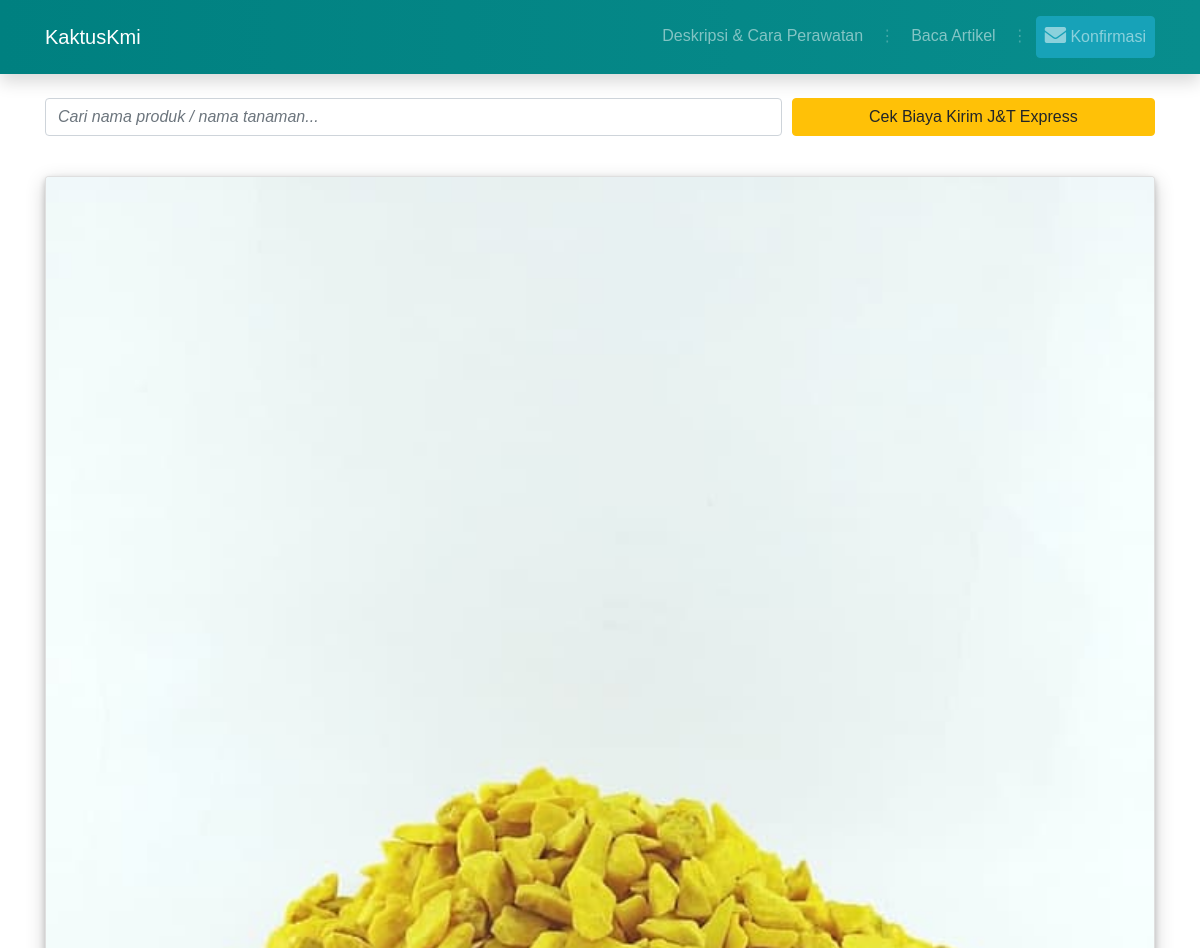
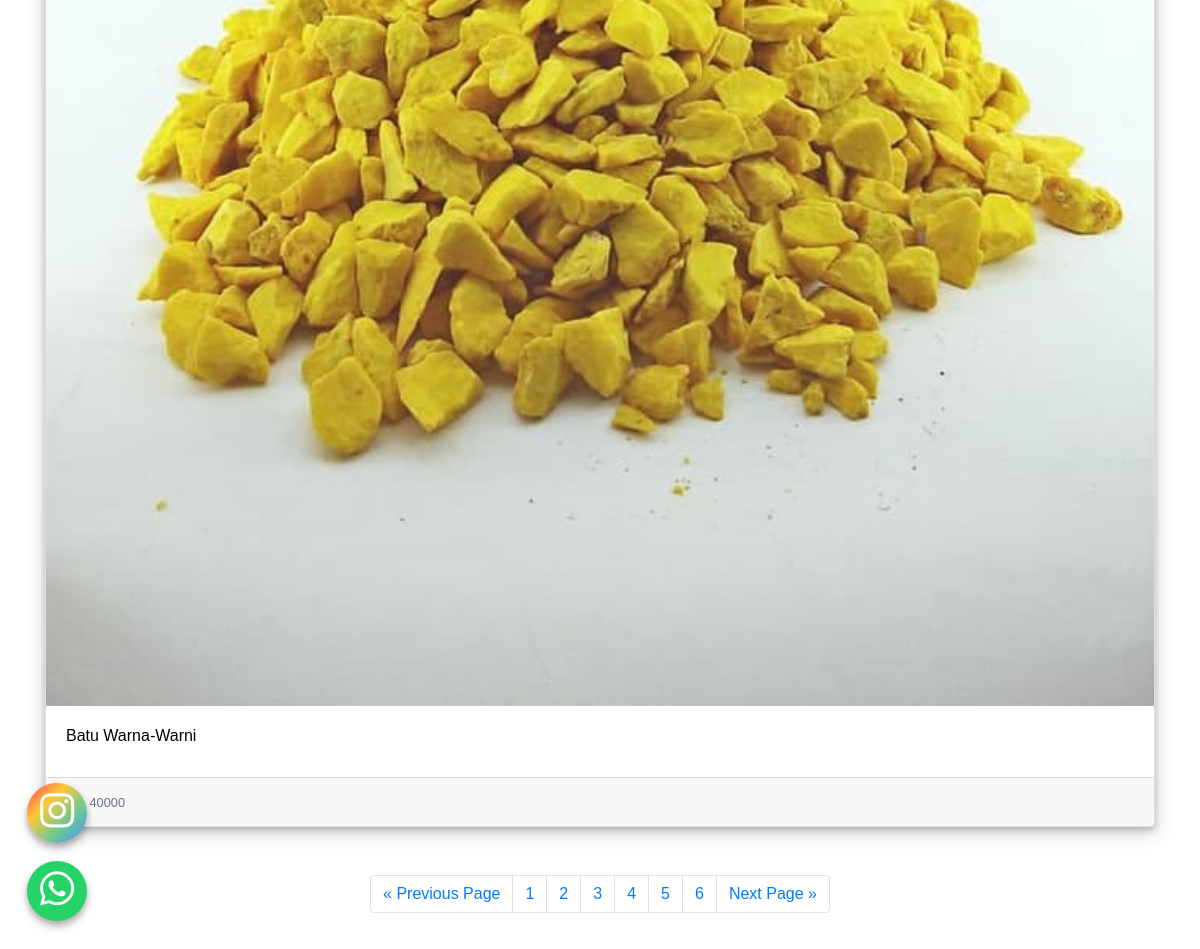
The app's page /index.php/marketplace/batu_product, older data (2 pictures, top to bottom).
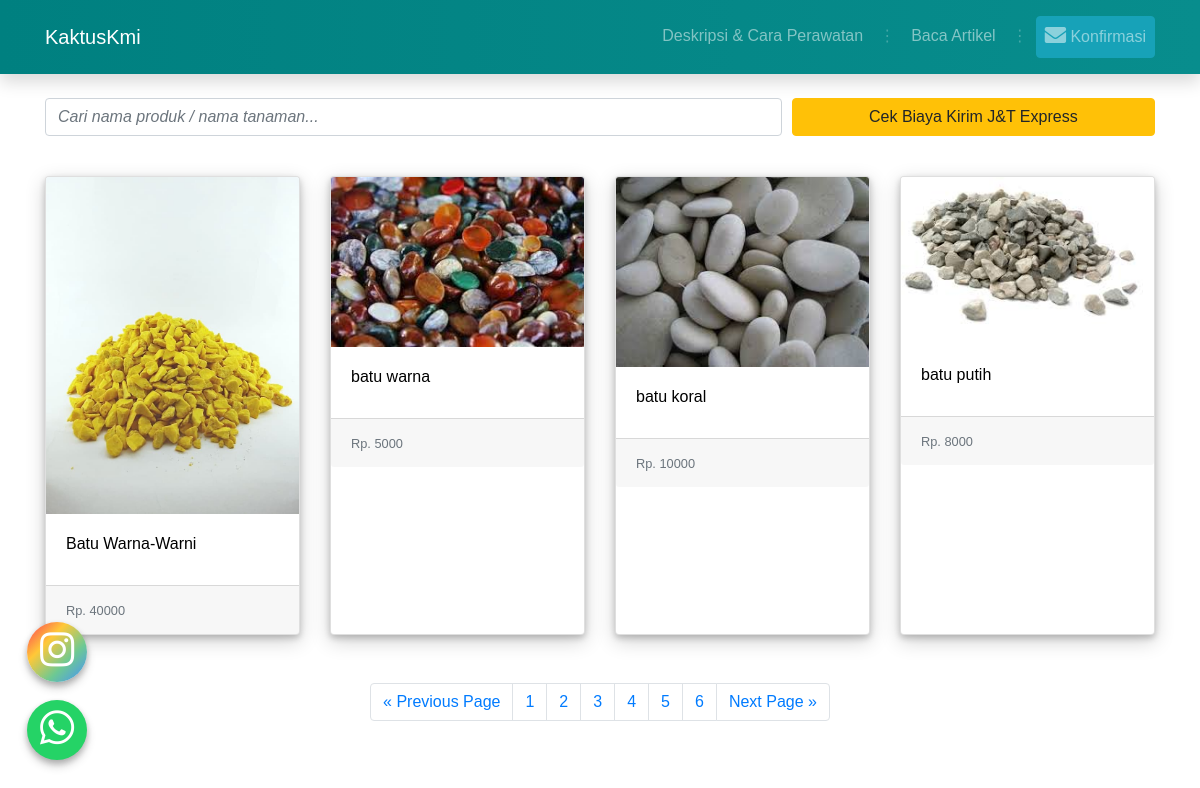
The same page, newer data.
### tables this page shows
CREATE TABLE `aksesoris` (
  `kode_aksesoris` char(5) NOT NULL,
  `nama` varchar(40) DEFAULT NULL,
  `harga` int(10) DEFAULT NULL,
  `stok` int(3) DEFAULT NULL,
  `gambar` varchar(35) DEFAULT NULL,
  `id_penjual` int(1) NOT NULL,
  `jenis_aksesoris` varchar(40) DEFAULT NULL
);

### application/controllers/Marketplace.php (called while the page is built, shortened)
<?php
    Class Marketplace extends CI_Controller
    {
        public function __construct(){
            $this->load->model('Marketplace_model');
        }
        public function batu_product()
        {
            $data['batu'] = $this->Marketplace_model->getDataBatu();
            $data['judul'] = 'Produk Batu Tanaman';
            $this->load->view('templates/header', $data);
            $this->load->view('marketplace/aksesoris/batu_product');
            $this->load->view('templates/footer');
        }
    }
?>

### index.php (called while the page is built, shortened)
<?php
require_once BASEPATH.'core/CodeIgniter.php';

### application/models/Marketplace_model.php (called while the page is built, shortened)
<?php
    class Marketplace_model extends CI_Model{
        public function getDataBatu(){
            $this->db->select("*");
            $this->db->from("aksesoris");
            $this->db->where('jenis_aksesoris = "Batu"');
            return $this->db->get()->result();
        }
    }
?>

### application/views/marketplace/aksesoris/batu_product.php (the view)
<section class="container">
	<form>
		<div class="form-row mt-4">
			<div class="form-group col-lg-8 col-md-12 col-sm-12">
				<input type="text" class="form-control font-italic" id="cari-barang"
					placeholder="Cari nama produk / nama tanaman...">
			</div>
			<div class="form-group col-lg-4 col-md-12 col-sm-12">
				<a href="http://www.jet.co.id/tariff" class="btn btn-block btn-warning" target="_blank">Cek Biaya Kirim
					J&T Express</a>
			</div>
		</div>
	</form>
</section>
<section class="container">
	<div class="card-deck my-4">
		<?php
			foreach($batu as $b){
				echo '
					<div class="card">
						<a href="'.base_url().'marketplace/detail_aksesoris/'.$b->kode_aksesoris.'"
							style="color:black; text-decoration: none;"><img src="'.base_url().'assets/img/'.$b->gambar.'"
								class="card-img-top" alt="...">
							<div class="card-body">
								<h6 class="card-title">'.$b->nama.'</h6>
							</div>
						</a>
						<div class="card-footer">
							<small class="text-muted">Rp. '.$b->harga.'</small>
						</div>
					</div>
				';
			}
		?>
	</div>
</section>
<section class="container my-5">
	<nav aria-label="Page navigation example">
		<ul class="pagination justify-content-center"">
			<li class="page-item">
				<a class="page-link" href="#" aria-label="Previous">
					<span aria-hidden="true">&laquo; Previous Page</span>
				</a>
			</li>
			<li class="page-item"><a class="page-link" href="#">1</a></li>
			<li class="page-item"><a class="page-link" href="#">2</a></li>
			<li class="page-item"><a class="page-link" href="#">3</a></li>
			<li class="page-item"><a class="page-link" href="#">4</a></li>
			<li class="page-item"><a class="page-link" href="#">5</a></li>
			<li class="page-item"><a class="page-link" href="#">6</a></li>
			<li class="page-item">
				<a class="page-link" href="#" aria-label="Next">
					<span aria-hidden="true">Next Page &raquo;</span>
				</a>
			</li>
		</ul>
	</nav>
	<a href="https://www.instagram.com/fadh.leather/" class="float-ig" target="_blank">
		<i class="fab fa-instagram my-float"></i>
	</a>
	<a href="https://api.whatsapp.com/send?phone=6281804086665&text=Hola%21%20Quisiera%20m%C3%A1s%20informaci%C3%B3n%20sobre%20Varela%202."
		class="float" target="_blank">
		<i class="fab fa-whatsapp my-float"></i>
	</a>
</section>

### application/views/templates/header.php (shortened to what this page needs)
<!doctype html>
<html lang="en">
<head>
	<link rel="stylesheet" href="https://use.fontawesome.com/releases/v5.8.1/css/all.css"
>
	<link rel="stylesheet" href="<?php echo base_url()?>assets/css/bootstrap.min.css">
	<link rel="stylesheet" href="<?php echo base_url()?>assets/css/style.css">
	<link rel="stylesheet" href="<?php echo base_url()?>assets/fonts/Dosis/Dosis.css">
</head>
<body>
	<nav class="navbar sticky-top navbar-expand-lg navbar-dark bg-dark shadow p-3">
		<div class="container">
			<a class="navbar-brand" href="<?= base_url(); ?>">
				KaktusKmi</a>
			<div class="collapse navbar-collapse" id="navbarSupportedContent">
				<ul class="navbar-nav ml-auto">
					<li class="nav-item">
						<a class="nav-link" href="<?= base_url(); ?>description/index"> Deskripsi & Cara Perawatan</a>
					</li>
					<li class="nav-item d-none d-lg-block disabled"><span class="nav-link disabled">⋮</span></li>
					<li class="nav-item">
						<a class="nav-link" href="<?= base_url(); ?>article/index"> Baca Artikel</a>
					</li>
					<li class="nav-item d-none d-lg-block disabled"><span class="nav-link disabled">⋮</span></li>
					<li class="nav-item">
						<a class="nav-link btn btn-info" href="<?= base_url(); ?>konfirmasi/index"> <i class="fas fa-envelope fa-lg"></i> Konfirmasi</a>
					</li>
				</ul>
			</div>
		</div>
	</nav>

### application/views/templates/footer.php (shortened to what this page needs)
  </body>
</html>

### assets/css/style.css (style rules this page uses)
.float { position: fixed; width: 60px; height: 60px; bottom: 40px; left: 27px; background-color: #25d366; color: #FFF; border-radius: 50px; text-align: center; font-size: 39px; box-shadow: 0 3px 6px 0 rgba(0, 0, 0, 0.2), 0 6px 10px 0 rgba(0, 0, 0, 0.19); z-index: 100; }
.float-ig { position: fixed; width: 60px; height: 60px; bottom: 118px; left: 27px; background-image: linear-gradient(to bottom right, #fb3958, #ffc838, #6dc993, #458eff); color: #FFF; border-radius: 50px; text-align: center; font-size: 39px; box-shadow: 0 3px 6px 0 rgba(0, 0, 0, 0.2), 0 6px 10px 0 rgba(0, 0, 0, 0.19); z-index: 100; }

Row changes from the older to the newer data that the page shows:
added aksesoris: gambar (picture), nama "batu warna", harga "5000"
added aksesoris: gambar (picture), nama "batu koral", harga "10000"
added aksesoris: gambar (picture), nama "batu putih", harga "8000"
